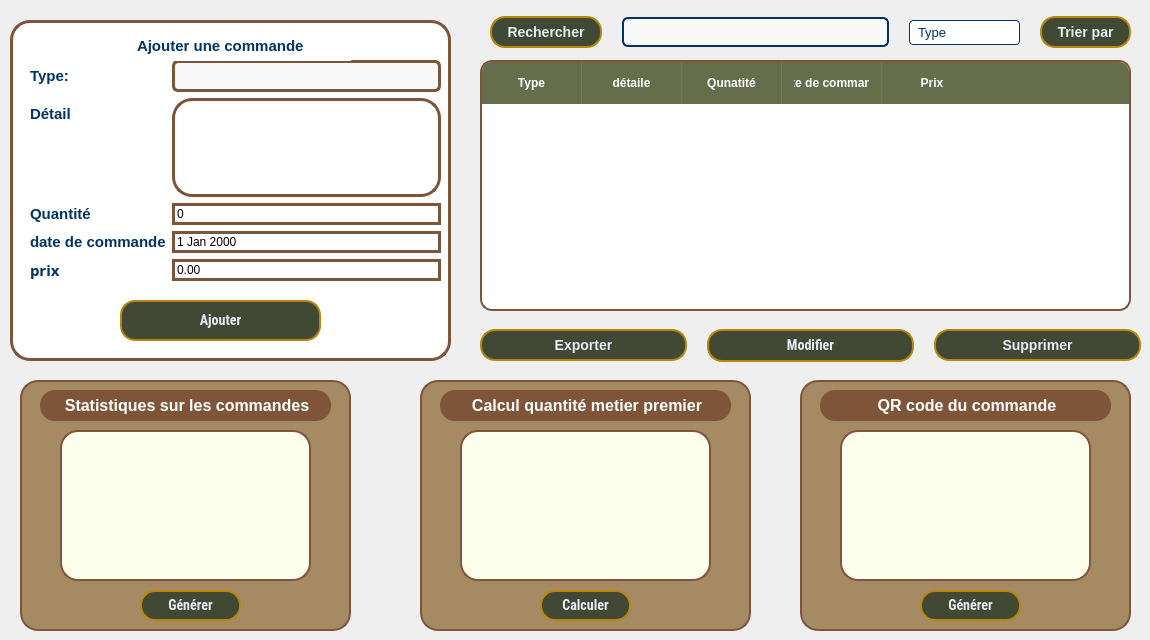
    <widget class="QWidget" name="GestionCommandesPage">
     <widget class="QTableWidget" name="tableview">
      <property name="geometry">
       <rect>
        <x>480</x>
        <y>60</y>
        <width>651</width>
        <height>251</height>
       </rect>
      </property>
      <property name="styleSheet">
       <string notr="true">/* The main table container */
QTableWidget {
    background-color: #FFFFFF;
    border: 2px solid #7F5539;
    border-radius: 12px; /* Increased for a smoother look */
    gridline-color: #F0F0F0; /* Lighter gridlines for modern feel */
    outline: 0; /* Removes the dotted line when clicking a cell */
}

/* Fix: Rounding the top corners of the header to match the table */
QHeaderView {
    background-color: transparent;
    border-top-left-radius: 10px;
    border-top-right-radius: 10px;
}

QHeaderView::section {
    background-color: #656D4A;
    color: #FFFFFF;
    font-weight: 600;
    font-size: 12px;
    padding: 10px 5px; /* Reduced padding to prevent text from touching edges */
    border: none;
    border-right: 1px solid rgba(255, 255, 255, 0.1); /* Subtle divider */
}

/* Remove the border from the very last header section */
QHeaderView::section:last {
    border-right: none;
}

/* Table Item Styling */
QTableWidget::item {
    padding: 10px;
    color: #333333;
    border-bottom: 1px solid #F0F0F0;
}

/* Highlight row on hover */
QTableWidget::item:hover {
    background-color: #FDFCFB;
}

/* Style for selected rows */
QTableWidget::item:selected {
    background-color: #EDE7E3;
    color: #7F5539;
}

/* Ensure the header container itself is rounded at the top */
QHeaderView {
    background-color: transparent;
    border-top-left-radius: 10px;
    border-top-right-radius: 10px;
}

/* Round the first and last sections specifically */
QHeaderView::section:horizontal:first {
    border-top-left-radius: 8px;
}

QHeaderView::section:horizontal:last {
    border-top-right-radius: 8px;
    border-right: none;
}
QHeaderView {
    background-color: #656D4A; /* Same as your section color */
}
/* This styles the entire header bar background */
QHeaderView {
    background-color: #656D4A; /* Matches your green sections */
    border: none;
    border-top-left-radius: 10px;
    border-top-right-radius: 10px;
}

/* This styles the individual column boxes */
QHeaderView::section {
    background-color: #656D4A;
    color: #FFFFFF;
    padding: 12px;
    border: none;
    /* Use a very subtle divider so it looks like one solid bar */
    border-right: 1px solid rgba(255, 255, 255, 0.1); 
}

/* Specific fix for the 'weird' corner clipping */
QHeaderView::section:horizontal:first {
    border-top-left-radius: 10px;
}

QHeaderView::section:horizontal:last {
    border-top-right-radius: 10px;
    border-right: none;
}</string>
      </property>
      <column>
       <property name="text">
        <string>Type</string>
       </property>
      </column>
      <column>
       <property name="text">
        <string>détaile</string>
       </property>
      </column>
      <column>
       <property name="text">
        <string>Qunatité</string>
       </property>
      </column>
      <column>
       <property name="text">
        <string>date de commande</string>
       </property>
      </column>
      <column>
       <property name="text">
        <string>Prix</string>
       </property>
      </column>
     </widget>
     <widget class="QFrame" name="frame_16">
      <property name="geometry">
       <rect>
        <x>10</x>
        <y>20</y>
        <width>441</width>
        <height>341</height>
       </rect>
      </property>
      <property name="styleSheet">
       <string notr="true">QFrame {
	color: rgb(0, 51, 102);
    border: 3px solid #7F5539;   /* Bleu roi (Royal Blue) */
    border-radius: 20px;
    font-family: &quot;Roboto Condensed&quot;;
    background-color: #ffffff;
}
QLabel {
 border: 3px solid white; 
    font-weight: 500;   /* un peu plus épais que normal */
    font-size: 15px;
}</string>
      </property>
      <property name="frameShape">
       <enum>QFrame::Shape::StyledPanel</enum>
      </property>
      <property name="frameShadow">
       <enum>QFrame::Shadow::Raised</enum>
      </property>
      <widget class="QPushButton" name="BtnAjouter_31">
       <property name="geometry">
        <rect>
         <x>110</x>
         <y>280</y>
         <width>201</width>
         <height>41</height>
        </rect>
       </property>
       <property name="font">
        <font>
         <family>Roboto Condensed</family>
         <pointsize>-1</pointsize>
         <bold>true</bold>
        </font>
       </property>
       <property name="styleSheet">
        <string notr="true">QPushButton {
    background-color: #414833;   /* Or brillant */
    color: #E5EEF5;
    font-weight: bold;
    font-size: 14px;
    border-radius: 15px;
    padding: 6px 15px;
    font-family: &quot;Roboto Condensed&quot;;
    border: 2px solid #b8860b;   /* Or foncé */
}

QPushButton:hover {
          background-color: #656D4A;
          border: 2px solid #656D4A;
}
</string>
       </property>
       <property name="text">
        <string>Ajouter</string>
       </property>
      </widget>
      <widget class="QWidget" name="formWidget" native="true">
       <property name="geometry">
        <rect>
         <x>20</x>
         <y>40</y>
         <width>411</width>
         <height>221</height>
        </rect>
       </property>
       <property name="styleSheet">
        <string notr="true">background-color:transparent;
border:0px solid;</string>
       </property>
       <layout class="QFormLayout" name="formLayout_6">
        <item row="0" column="0">
         <widget class="QLabel" name="LType_20">
          <property name="styleSheet">
           <string notr="true">font: 600 11pt &quot;Ubuntu Sans&quot;;</string>
          </property>
          <property name="text">
           <string>Type:</string>
          </property>
         </widget>
        </item>
        <item row="0" column="1">
         <widget class="QLineEdit" name="nom_32">
          <property name="styleSheet">
           <string notr="true">QLineEdit {
    border: 3px solid #7F5539
;   /* Gris doux */
    border-radius: 6px;
    padding: 4px 8px;
    background: #f9f9f9;         /* Fond légèrement gris clair */
    selection-background-color: #d4af37;  /* Sélection en doré, petit rappel chic */
    font-size: 14px;
}
QLineEdit:focus {
    border: 2px solid #4169E1;   /* Gris un peu plus foncé quand focus */
    background: #ffffff;
}
</string>
          </property>
          <property name="text">
           <string/>
          </property>
         </widget>
        </item>
        <item row="1" column="0">
         <widget class="QLabel" name="LType_21">
          <property name="styleSheet">
           <string notr="true">font: 600 11pt &quot;Ubuntu Sans&quot;;</string>
          </property>
          <property name="text">
           <string>Détail</string>
          </property>
         </widget>
        </item>
        <item row="2" column="0">
         <widget class="QLabel" name="LEffectif_21">
          <property name="styleSheet">
           <string notr="true">font: 600 11pt &quot;Ubuntu Sans&quot;;</string>
          </property>
          <property name="text">
           <string>Quantité</string>
          </property>
         </widget>
        </item>
        <item row="2" column="1">
         <widget class="QSpinBox" name="spinBox_11">
          <property name="styleSheet">
           <string notr="true">border: 3px solid #7F5539</string>
          </property>
         </widget>
        </item>
        <item row="3" column="0">
         <widget class="QLabel" name="LAdresse_19">
          <property name="styleSheet">
           <string notr="true">font: 600 11pt &quot;Ubuntu Sans&quot;;</string>
          </property>
          <property name="text">
           <string>date de commande</string>
          </property>
         </widget>
        </item>
        <item row="3" column="1">
         <widget class="QDateEdit" name="dateEdit_17">
          <property name="styleSheet">
           <string notr="true">border: 3px solid #7F5539</string>
          </property>
         </widget>
        </item>
        <item row="4" column="0">
         <widget class="QLabel" name="LStatut_18">
          <property name="font">
           <font>
            <family>Ubuntu Sans</family>
            <pointsize>11</pointsize>
            <italic>false</italic>
            <fontweight>DemiBold</fontweight>
           </font>
          </property>
          <property name="styleSheet">
           <string notr="true">font: 600 11pt &quot;Ubuntu Sans&quot;;</string>
          </property>
          <property name="text">
           <string>prix</string>
          </property>
         </widget>
        </item>
        <item row="4" column="1">
         <widget class="QDoubleSpinBox" name="doubleSpinBox_13">
          <property name="styleSheet">
           <string notr="true">border: 3px solid #7F5539</string>
          </property>
         </widget>
        </item>
        <item row="1" column="1">
         <widget class="QTextEdit" name="textEdit_2">
          <property name="styleSheet">
           <string notr="true">border: 3px solid #7F5539</string>
          </property>
         </widget>
        </item>
       </layout>
      </widget>
      <widget class="QLabel" name="LType_22">
       <property name="geometry">
        <rect>
         <x>120</x>
         <y>10</y>
         <width>221</width>
         <height>31</height>
        </rect>
       </property>
       <property name="styleSheet">
        <string notr="true">font: 600 11pt &quot;Ubuntu Sans&quot;;</string>
       </property>
       <property name="text">
        <string>Ajouter une commande</string>
       </property>
      </widget>
     </widget>
     <widget class="QWidget" name="widget_9" native="true">
      <property name="geometry">
       <rect>
        <x>480</x>
        <y>320</y>
        <width>661</width>
        <height>51</height>
       </rect>
      </property>
      <property name="styleSheet">
       <string notr="true">border:0px solid;</string>
      </property>
      <layout class="QHBoxLayout" name="horizontalLayout_StatusCards_5">
       <property name="spacing">
        <number>20</number>
       </property>
       <item>
        <widget class="QPushButton" name="exporter_5">
         <property name="styleSheet">
          <string notr="true">QPushButton {
    background-color: #414833;   /* Or brillant */
    color: #E5EEF5;
    font-weight: bold;
    font-size: 14px;
    border-radius: 15px;
    padding: 6px 15px;
    font-family: &quot;Roboto Condensed&quot;;
    border: 2px solid #b8860b;   /* Or foncé */
}

QPushButton:hover {
          background-color: #656D4A;
          border: 2px solid #656D4A;
}
</string>
         </property>
         <property name="text">
          <string>Exporter</string>
         </property>
        </widget>
       </item>
       <item>
        <widget class="QPushButton" name="BtnModifier_3">
         <property name="font">
          <font>
           <family>Roboto Condensed</family>
           <pointsize>-1</pointsize>
           <bold>true</bold>
          </font>
         </property>
         <property name="styleSheet">
          <string notr="true">QPushButton {
    background-color: #414833;   /* Or brillant */
    color: #E5EEF5;
    font-weight: bold;
    font-size: 14px;
    border-radius: 15px;
    padding: 6px 15px;
    font-family: &quot;Roboto Condensed&quot;;
    border: 2px solid #b8860b;   /* Or foncé */
}

QPushButton:hover {
          background-color: #656D4A;
          border: 2px solid #656D4A;
}
</string>
         </property>
         <property name="text">
          <string>Modifier</string>
         </property>
        </widget>
       </item>
       <item>
        <widget class="QPushButton" name="BtnSupprimer_5">
         <property name="styleSheet">
          <string notr="true">QPushButton {
    background-color: #414833;   /* Or brillant */
    color: #E5EEF5;
    font-weight: bold;
    font-size: 14px;
    border-radius: 15px;
    padding: 6px 15px;
    font-family: &quot;Roboto Condensed&quot;;
    border: 2px solid #b8860b;   /* Or foncé */
}

QPushButton:hover {
          background-color: #656D4A;
          border: 2px solid #656D4A;
}
</string>
         </property>
         <property name="text">
          <string>Supprimer</string>
         </property>
        </widget>
       </item>
      </layout>
     </widget>
     <widget class="QWidget" name="widget_10" native="true">
      <property name="geometry">
       <rect>
        <x>490</x>
        <y>7</y>
        <width>641</width>
        <height>51</height>
       </rect>
      </property>
      <property name="styleSheet">
       <string notr="true">border:0px solid;</string>
      </property>
      <layout class="QHBoxLayout" name="horizontalLayout_StatusCards_6">
       <property name="spacing">
        <number>20</number>
       </property>
       <item>
        <widget class="QPushButton" name="rechercher_4">
         <property name="styleSheet">
          <string notr="true">QPushButton {
    background-color: #414833;   /* Or brillant */
    color: #E5EEF5;
    font-weight: bold;
    font-size: 14px;
    border-radius: 15px;
    padding: 6px 15px;
    font-family: &quot;Roboto Condensed&quot;;
    border: 2px solid #b8860b;   /* Or foncé */
}

QPushButton:hover {
          background-color: #656D4A;
          border: 2px solid #656D4A;
}
</string>
         </property>
         <property name="text">
          <string>Rechercher</string>
         </property>
        </widget>
       </item>
       <item>
        <widget class="QLineEdit" name="LineRecherche_3">
         <property name="styleSheet">
          <string notr="true">QLineEdit {
    border: 2px solid #003366;   /* Gris doux */
    border-radius: 6px;
    padding: 4px 8px;
    background: #f9f9f9;         /* Fond légèrement gris clair */
    selection-background-color: #d4af37;  /* Sélection en doré, petit rappel chic */
    font-size: 14px;
}
QLineEdit:focus {
    border: 2px solid #808080;   /* Gris un peu plus foncé quand focus */
    background: #ffffff;
}
</string>
         </property>
         <property name="text">
          <string/>
         </property>
        </widget>
       </item>
       <item>
        <widget class="QComboBox" name="ComboTri">
         <property name="styleSheet">
          <string notr="true">/* COMBO — clean, simple, lisible */
QComboBox {
    background: #ffffff;
    color: #003366;
    font-family: &quot;Ubuntu&quot;;
    font-size: 13px;
    border: 1px solid #003366;
    border-radius: 4px;        /* petit arrondi discret */
    padding: 3px 8px;
    padding-right: 28px;       /* espace pour la flèche native */
}

/* garde la flèche native, bouton à droite transparent (pas de bloc moche) */
QComboBox::drop-down {
    border: none;
    background: transparent;
    width: 22px;
}

/* liste déroulante */
QComboBox QAbstractItemView {
    background: #ffffff;
    color: #003366;
    border: 1px solid #003366;
    selection-background-color: #E5EEF5;
    selection-color: #003366;
    outline: none;
}
</string>
         </property>
         <item>
          <property name="text">
           <string>Type</string>
          </property>
         </item>
         <item>
          <property name="text">
           <string>Quantité</string>
          </property>
         </item>
         <item>
          <property name="text">
           <string>prix</string>
          </property>
         </item>
        </widget>
       </item>
       <item>
        <widget class="QPushButton" name="BtnTrier_2">
         <property name="styleSheet">
          <string notr="true">QPushButton {
    background-color: #414833;   /* Or brillant */
    color: #E5EEF5;
    font-weight: bold;
    font-size: 14px;
    border-radius: 15px;
    padding: 6px 15px;
    font-family: &quot;Roboto Condensed&quot;;
    border: 2px solid #b8860b;   /* Or foncé */
}

QPushButton:hover {
          background-color: #656D4A;
          border: 2px solid #656D4A;
}
</string>
         </property>
         <property name="text">
          <string>Trier par</string>
         </property>
        </widget>
       </item>
      </layout>
     </widget>
     <widget class="QFrame" name="frame_28">
      <property name="geometry">
       <rect>
        <x>20</x>
        <y>380</y>
        <width>331</width>
        <height>251</height>
       </rect>
      </property>
      <property name="styleSheet">
       <string notr="true">QFrame {
    background-color: #A68A64;  /* même bleu que ton QHeaderView */
    border: 2px solid #7F5539;  /* optionnel : tu peux ajuster la bordure */
    border-radius: 18px;         /* optionnel : coins arrondis */
}


</string>
      </property>
      <property name="frameShape">
       <enum>QFrame::Shape::StyledPanel</enum>
      </property>
      <property name="frameShadow">
       <enum>QFrame::Shadow::Raised</enum>
      </property>
      <widget class="QLabel" name="ctBottitle_16">
       <property name="geometry">
        <rect>
         <x>20</x>
         <y>10</y>
         <width>291</width>
         <height>31</height>
        </rect>
       </property>
       <property name="styleSheet">
        <string notr="true">QLabel {
    background-color: #7F5539;
    color: #003366;
    font-family: &quot;Roboto Condensed&quot;;
    font-size: 13px;
    border: none;
    border-radius: 15px;   /* half of the label height for pill shape */
    padding: 4px 12px;     /* vertical / horizontal padding */
    font-weight: bold;
}
</string>
       </property>
       <property name="text">
        <string>&lt;html&gt;&lt;head/&gt;&lt;body&gt;&lt;p align=&quot;center&quot;&gt;&lt;span style=&quot; font-size:12pt; color:#ffffff;&quot;&gt;Statistiques sur les commandes&lt;/span&gt;&lt;/p&gt;&lt;/body&gt;&lt;/html&gt;</string>
       </property>
      </widget>
      <widget class="QPushButton" name="BtnAjouter_29">
       <property name="geometry">
        <rect>
         <x>120</x>
         <y>210</y>
         <width>101</width>
         <height>31</height>
        </rect>
       </property>
       <property name="font">
        <font>
         <family>Roboto Condensed</family>
         <pointsize>-1</pointsize>
         <bold>true</bold>
        </font>
       </property>
       <property name="styleSheet">
        <string notr="true">QPushButton {
    background-color: #414833;   /* Or brillant */
    color: #E5EEF5;
    font-weight: bold;
    font-size: 14px;
    border-radius: 15px;
    padding: 6px 15px;
    font-family: &quot;Roboto Condensed&quot;;
    border: 2px solid #b8860b;   /* Or foncé */
}

QPushButton:hover {
          background-color: #656D4A;
          border: 2px solid #656D4A;
}
</string>
       </property>
       <property name="text">
        <string>Générer</string>
       </property>
      </widget>
      <widget class="QFrame" name="frame_6">
       <property name="geometry">
        <rect>
         <x>40</x>
         <y>50</y>
         <width>251</width>
         <height>151</height>
        </rect>
       </property>
       <property name="styleSheet">
        <string notr="true">background-color: rgb(253, 255, 237);</string>
       </property>
       <property name="frameShape">
        <enum>QFrame::Shape::StyledPanel</enum>
       </property>
       <property name="frameShadow">
        <enum>QFrame::Shadow::Raised</enum>
       </property>
      </widget>
     </widget>
     <widget class="QFrame" name="frame_32">
      <property name="geometry">
       <rect>
        <x>420</x>
        <y>380</y>
        <width>331</width>
        <height>251</height>
       </rect>
      </property>
      <property name="styleSheet">
       <string notr="true">QFrame {
    background-color: #A68A64;  /* même bleu que ton QHeaderView */
    border: 2px solid #7F5539;  /* optionnel : tu peux ajuster la bordure */
    border-radius: 18px;         /* optionnel : coins arrondis */
}


</string>
      </property>
      <property name="frameShape">
       <enum>QFrame::Shape::StyledPanel</enum>
      </property>
      <property name="frameShadow">
       <enum>QFrame::Shadow::Raised</enum>
      </property>
      <widget class="QPushButton" name="BtnAjouter_32">
       <property name="geometry">
        <rect>
         <x>120</x>
         <y>210</y>
         <width>91</width>
         <height>31</height>
        </rect>
       </property>
       <property name="font">
        <font>
         <family>Roboto Condensed</family>
         <pointsize>-1</pointsize>
         <bold>true</bold>
        </font>
       </property>
       <property name="styleSheet">
        <string notr="true">QPushButton {
    background-color: #414833;   /* Or brillant */
    color: #E5EEF5;
    font-weight: bold;
    font-size: 14px;
    border-radius: 15px;
    padding: 6px 15px;
    font-family: &quot;Roboto Condensed&quot;;
    border: 2px solid #b8860b;   /* Or foncé */
}

QPushButton:hover {
          background-color: #656D4A;
          border: 2px solid #656D4A;
}
</string>
       </property>
       <property name="text">
        <string>Calculer</string>
       </property>
      </widget>
      <widget class="QFrame" name="frame_7">
       <property name="geometry">
        <rect>
         <x>40</x>
         <y>50</y>
         <width>251</width>
         <height>151</height>
        </rect>
       </property>
       <property name="styleSheet">
        <string notr="true">background-color: rgb(253, 255, 237);</string>
       </property>
       <property name="frameShape">
        <enum>QFrame::Shape::StyledPanel</enum>
       </property>
       <property name="frameShadow">
        <enum>QFrame::Shadow::Raised</enum>
       </property>
      </widget>
      <widget class="QLabel" name="ctBottitle_22">
       <property name="geometry">
        <rect>
         <x>20</x>
         <y>10</y>
         <width>291</width>
         <height>31</height>
        </rect>
       </property>
       <property name="styleSheet">
        <string notr="true">QLabel {
    background-color: #7F5539;
    color: #003366;
    font-family: &quot;Roboto Condensed&quot;;
    font-size: 13px;
    border: none;
    border-radius: 15px;   /* half of the label height for pill shape */
    padding: 4px 12px;     /* vertical / horizontal padding */
    font-weight: bold;
}
</string>
       </property>
       <property name="text">
        <string>&lt;html&gt;&lt;head/&gt;&lt;body&gt;&lt;p align=&quot;center&quot;&gt;&lt;span style=&quot; font-size:12pt; color:#ffffff;&quot;&gt;Calcul quantité metier premier&lt;/span&gt;&lt;/p&gt;&lt;/body&gt;&lt;/html&gt;</string>
       </property>
      </widget>
     </widget>
     <widget class="QFrame" name="frame_33">
      <property name="geometry">
       <rect>
        <x>800</x>
        <y>380</y>
        <width>331</width>
        <height>251</height>
       </rect>
      </property>
      <property name="styleSheet">
       <string notr="true">QFrame {
    background-color: #A68A64;  /* même bleu que ton QHeaderView */
    border: 2px solid #7F5539;  /* optionnel : tu peux ajuster la bordure */
    border-radius: 18px;         /* optionnel : coins arrondis */
}


</string>
      </property>
      <property name="frameShape">
       <enum>QFrame::Shape::StyledPanel</enum>
      </property>
      <property name="frameShadow">
       <enum>QFrame::Shadow::Raised</enum>
      </property>
      <widget class="QLabel" name="ctBottitle_18">
       <property name="geometry">
        <rect>
         <x>20</x>
         <y>10</y>
         <width>291</width>
         <height>31</height>
        </rect>
       </property>
       <property name="styleSheet">
        <string notr="true">QLabel {
    background-color: #7F5539;
    color: #003366;
    font-family: &quot;Roboto Condensed&quot;;
    font-size: 13px;
    border: none;
    border-radius: 15px;   /* half of the label height for pill shape */
    padding: 4px 12px;     /* vertical / horizontal padding */
    font-weight: bold;
}
</string>
       </property>
       <property name="text">
        <string>&lt;html&gt;&lt;head/&gt;&lt;body&gt;&lt;p align=&quot;center&quot;&gt;&lt;span style=&quot; font-size:12pt; color:#ffffff;&quot;&gt;QR code du commande&lt;/span&gt;&lt;/p&gt;&lt;/body&gt;&lt;/html&gt;</string>
       </property>
      </widget>
      <widget class="QPushButton" name="BtnAjouter_33">
       <property name="geometry">
        <rect>
         <x>120</x>
         <y>210</y>
         <width>101</width>
         <height>31</height>
        </rect>
       </property>
       <property name="font">
        <font>
         <family>Roboto Condensed</family>
         <pointsize>-1</pointsize>
         <bold>true</bold>
        </font>
       </property>
       <property name="styleSheet">
        <string notr="true">QPushButton {
    background-color: #414833;   /* Or brillant */
    color: #E5EEF5;
    font-weight: bold;
    font-size: 14px;
    border-radius: 15px;
    padding: 6px 15px;
    font-family: &quot;Roboto Condensed&quot;;
    border: 2px solid #b8860b;   /* Or foncé */
}

QPushButton:hover {
          background-color: #656D4A;
          border: 2px solid #656D4A;
}
</string>
       </property>
       <property name="text">
        <string>Générer</string>
       </property>
      </widget>
      <widget class="QFrame" name="frame_8">
       <property name="geometry">
        <rect>
         <x>40</x>
         <y>50</y>
         <width>251</width>
         <height>151</height>
        </rect>
       </property>
       <property name="styleSheet">
        <string notr="true">background-color: rgb(253, 255, 237);</string>
       </property>
       <property name="frameShape">
        <enum>QFrame::Shape::StyledPanel</enum>
       </property>
       <property name="frameShadow">
        <enum>QFrame::Shadow::Raised</enum>
       </property>
      </widget>
     </widget>
    </widget>
